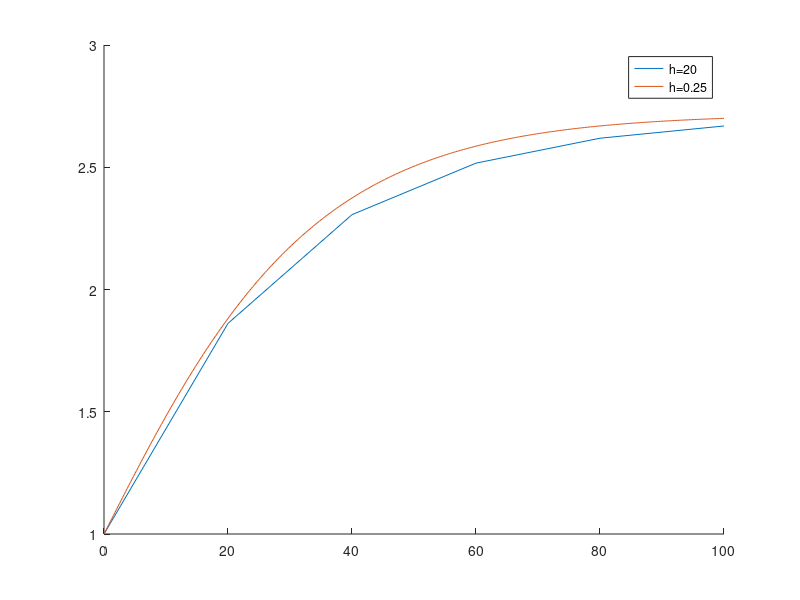

MATLAB code for this plot:
more off;
clc;
clear all;
disp("Ejercicio 7");
function x1=f(t,x)
  x1=0.05*x*(1-log(x));
endfunction
mu=1; a=0; b=100; h=[20 0.25];
figure(1); clf; hold on;
for i=1:length(h)
  hi=h(i);
  N=round((b-a)/hi);
  t=a*ones(1,N+1);
  x=mu*ones(1,N+1);
  for n=1:N
    fn = f(t(n),x(n));
    t(n+1)=t(n)+hi;
    x(n+1)=x(n)+hi/4*(fn+3*f(t(n)+2/3*hi,x(n)+2/3*hi*fn));
  endfor
plot(t,x,[';h=' num2str(hi) ';']);
endfor